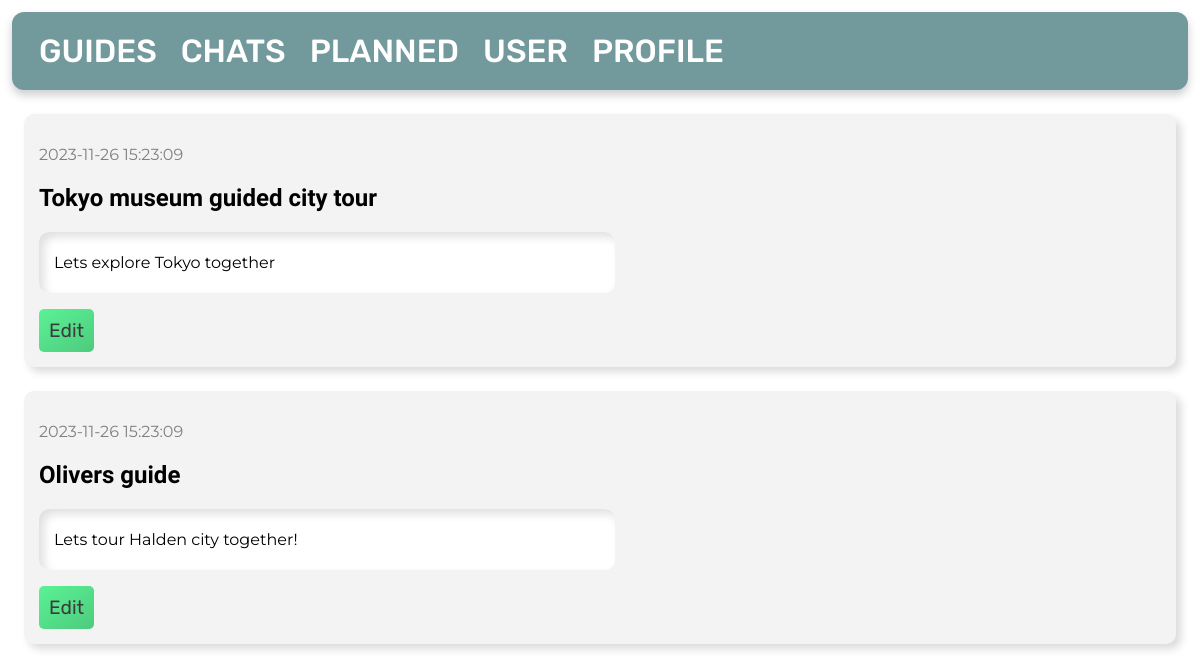
Before: /my-guides/ with the older database file.
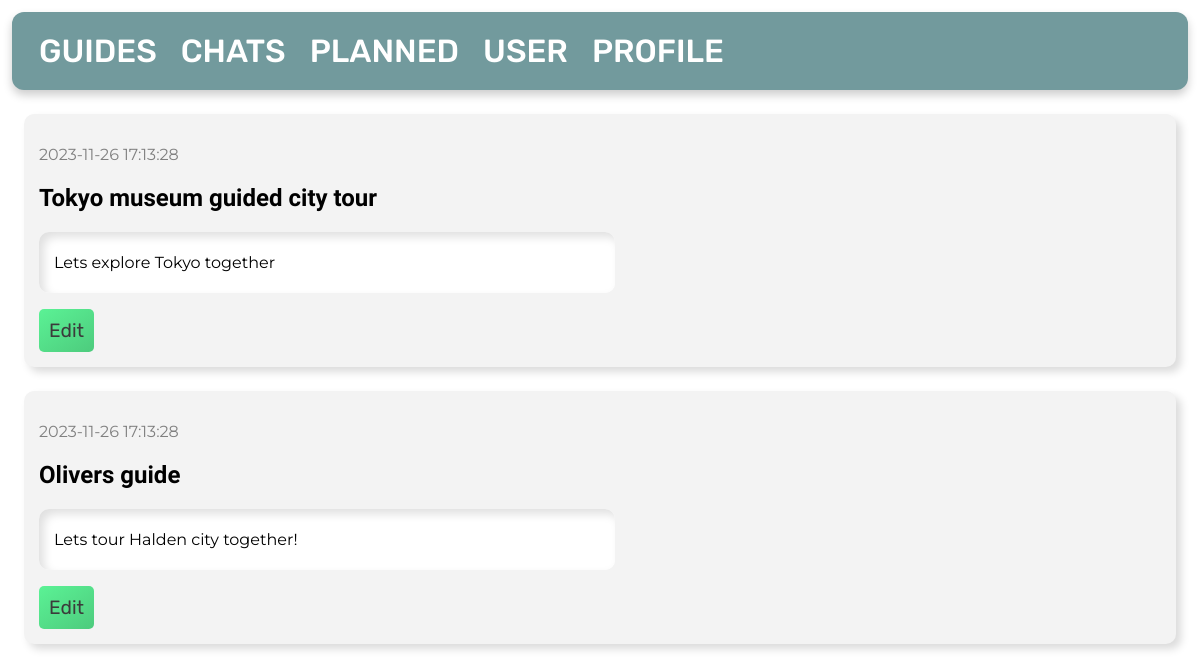
After: the same page with the newer database file.
### tables this page shows
CREATE TABLE posts
(
    id       INTEGER PRIMARY KEY AUTOINCREMENT,
    byUser   INTEGER,
    created  TIMESTAMP NOT NULL DEFAULT CURRENT_TIMESTAMP,
    title    TEXT      NOT NULL,
    content  TEXT      NOT NULL,
    country  TEXT      NOT NULL,
    city     TEXT      NOT NULL,
    language TEXT,
    price    INTEGER   NOT NULL,
    type     TEXT,
    FOREIGN KEY (byUser) REFERENCES user (id)
);

### app.py (the view)
@app.route('/my-guides/')
def guides():
    global user_id
    db = get_db_connection()
    posts = db.execute('SELECT * FROM posts, user WHERE byUser = ? AND user.id = posts.byUser ORDER BY posts.id DESC',
                       (user_id,)).fetchall()
    db.close()
    return render_template('my-guides.html', posts=posts)

### app.py (called while the page is built)
def get_db_connection():
    db = sqlite3.connect('database.db')
    db.row_factory = sqlite3.Row
    return db

### templates/my-guides.html
{% extends 'base.html' %}
{% block content %}
    {% for post in posts %}
        <div class='post'>
            <p id="date">{{ post['created'] }}</p>
            <h2>{{ post['title'] }}</h2>
            <div id="textsec">
                <p>{{ post['content'] }}</p>
            </div>
            <a href="{{ url_for('edit', id=post['id']) }}">Edit</a>
        </div>
    {% endfor %}
{% endblock %}

Changed rows visible on the page:
changed posts "Tokyo museum guided city tour": created "2023-11-26 15:23:09" → "2023-11-26 17:13:28"
changed posts "Olivers guide": created "2023-11-26 15:23:09" → "2023-11-26 17:13:28"
